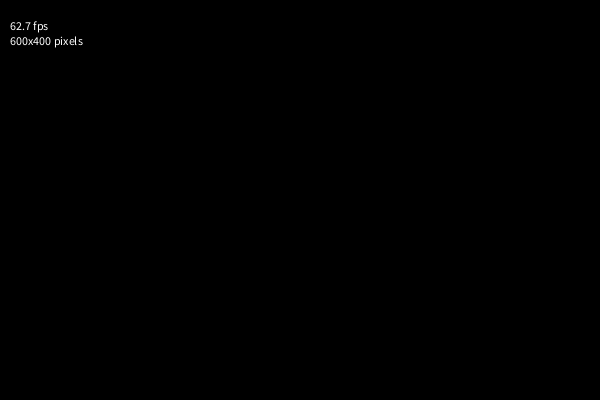
Frame 1 (no input)
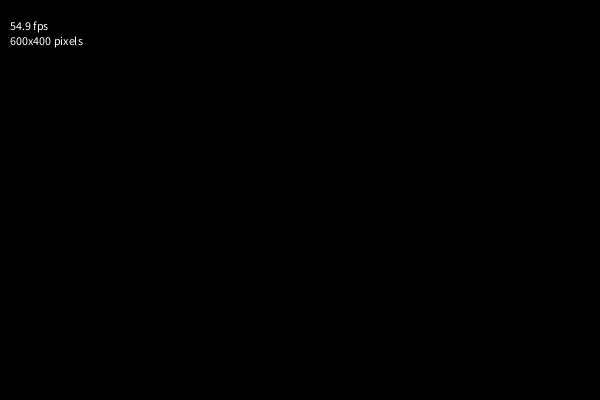
Frame 60 (the mouse pressed at the canvas centre just before this capture)
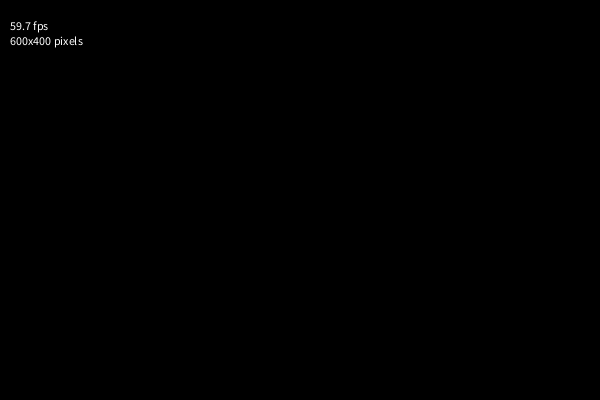
Frame 120 (the mouse held since frame 60 and released just before this capture)

The Processing sketch that drew these frames (run headless with seeded random() and noise(); from frame 60 on, the mouse is pressed at the canvas centre):

// Processing sketch: Lenn_Aufg2_Mandelbrot
// ── Lenn_Aufg2_Mandelbrot.pde
PImage data;

// It all starts with the width, try higher or lower values
float w = 4;
float h = (w * height) / width;

// Start at negative half the width and height
float xmin = -w/2;
float ymin = -h/2;


void update() {

  data.loadPixels();

  // Calculate Mandelbrot set and write to pixels of data image
  // TODO

  
  data.updatePixels();
}

void setup() {
  size(600, 400);
  data = new PImage(width, height);
  background(51);
}

void draw() {
  update();
  image(data, 0, 0);
  text(nf(frameRate, 2, 1) + " fps", 10, 30);
  text(width + "x" + height + " pixels", 10, 45);
}
